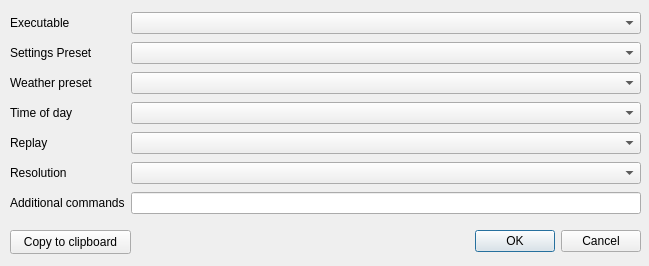
<?xml version="1.0" encoding="UTF-8"?>
<ui version="4.0">
 <class>TestRunnerDialog</class>
 <widget class="QDialog" name="TestRunnerDialog">
  <property name="geometry">
   <rect>
    <x>0</x>
    <y>0</y>
    <width>649</width>
    <height>266</height>
   </rect>
  </property>
  <property name="windowTitle">
   <string>Dialog</string>
  </property>
  <widget class="QDialogButtonBox" name="buttonBox">
   <property name="geometry">
    <rect>
     <x>300</x>
     <y>221</y>
     <width>341</width>
     <height>41</height>
    </rect>
   </property>
   <property name="orientation">
    <enum>Qt::Orientation::Horizontal</enum>
   </property>
   <property name="standardButtons">
    <set>QDialogButtonBox::StandardButton::Cancel|QDialogButtonBox::StandardButton::Ok</set>
   </property>
  </widget>
  <widget class="QWidget" name="gridLayoutWidget">
   <property name="geometry">
    <rect>
     <x>10</x>
     <y>10</y>
     <width>631</width>
     <height>211</height>
    </rect>
   </property>
   <layout class="QGridLayout" name="gridLayout">
    <item row="4" column="1">
     <widget class="QComboBox" name="m_replay_file"/>
    </item>
    <item row="0" column="1">
     <widget class="QComboBox" name="m_executable"/>
    </item>
    <item row="5" column="0">
     <widget class="QLabel" name="label_6">
      <property name="text">
       <string>Resolution</string>
      </property>
     </widget>
    </item>
    <item row="1" column="1">
     <widget class="QComboBox" name="m_settings_preset"/>
    </item>
    <item row="2" column="0">
     <widget class="QLabel" name="label_3">
      <property name="text">
       <string>Weather preset</string>
      </property>
     </widget>
    </item>
    <item row="0" column="0">
     <widget class="QLabel" name="label">
      <property name="text">
       <string>Executable</string>
      </property>
     </widget>
    </item>
    <item row="6" column="1">
     <widget class="QLineEdit" name="m_additional_commands"/>
    </item>
    <item row="5" column="1">
     <widget class="QComboBox" name="m_resolution_preset"/>
    </item>
    <item row="4" column="0">
     <widget class="QLabel" name="label_4">
      <property name="text">
       <string>Replay</string>
      </property>
     </widget>
    </item>
    <item row="6" column="0">
     <widget class="QLabel" name="label_5">
      <property name="text">
       <string>Additional commands</string>
      </property>
     </widget>
    </item>
    <item row="2" column="1">
     <widget class="QComboBox" name="m_weather_preset"/>
    </item>
    <item row="1" column="0">
     <widget class="QLabel" name="label_2">
      <property name="text">
       <string>Settings Preset</string>
      </property>
     </widget>
    </item>
    <item row="3" column="0">
     <widget class="QLabel" name="label_7">
      <property name="text">
       <string>Time of day</string>
      </property>
     </widget>
    </item>
    <item row="3" column="1">
     <widget class="QComboBox" name="m_tod_box"/>
    </item>
   </layout>
  </widget>
  <widget class="QPushButton" name="m_copy_to_clipboard">
   <property name="geometry">
    <rect>
     <x>10</x>
     <y>230</y>
     <width>121</width>
     <height>24</height>
    </rect>
   </property>
   <property name="text">
    <string>Copy to clipboard</string>
   </property>
  </widget>
 </widget>
 <resources/>
 <connections>
  <connection>
   <sender>buttonBox</sender>
   <signal>accepted()</signal>
   <receiver>TestRunnerDialog</receiver>
   <slot>accept()</slot>
   <hints>
    <hint type="sourcelabel">
     <x>248</x>
     <y>254</y>
    </hint>
    <hint type="destinationlabel">
     <x>157</x>
     <y>274</y>
    </hint>
   </hints>
  </connection>
  <connection>
   <sender>buttonBox</sender>
   <signal>rejected()</signal>
   <receiver>TestRunnerDialog</receiver>
   <slot>reject()</slot>
   <hints>
    <hint type="sourcelabel">
     <x>316</x>
     <y>260</y>
    </hint>
    <hint type="destinationlabel">
     <x>286</x>
     <y>274</y>
    </hint>
   </hints>
  </connection>
 </connections>
</ui>
